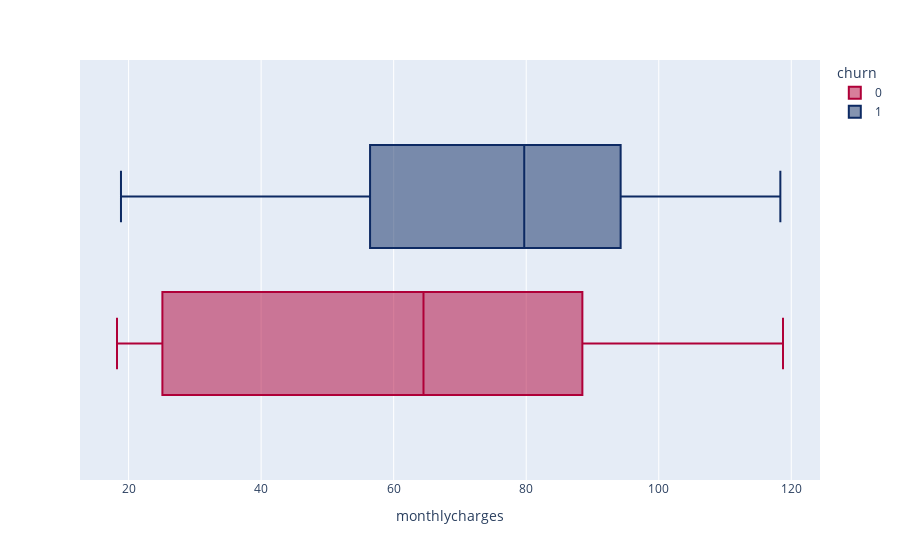

Notebook cell for this chart:
### Code cell
px.box(data_frame=df,x="monthlycharges",color="churn",color_discrete_sequence=px.colors.qualitative.Dark24_r)

### Figure 1 — Plotly figure (JSON) as saved in the notebook; plotly's stock layout.template omitted (floating-point values rounded to 4 significant figures; data arrays with more than 128 entries replaced by an {"elided": "..."} marker saying what was removed)
{"data": [{"alignmentgroup": "True", "hovertemplate": "churn=0<br>monthlycharges=%{x}<extra></extra>", "legendgroup": "0", "marker": {"color": "#AF0038"}, "name": "0", "notched": false, "offsetgroup": "0", "orientation": "h", "showlegend": true, "type": "box", "x": {"elided": "5164 float values"}, "x0": " ", "xaxis": "x", "y0": " ", "yaxis": "y"}, {"alignmentgroup": "True", "hovertemplate": "churn=1<br>monthlycharges=%{x}<extra></extra>", "legendgroup": "1", "marker": {"color": "#0D2A63"}, "name": "1", "notched": false, "offsetgroup": "1", "orientation": "h", "showlegend": true, "type": "box", "x": {"elided": "1857 float values"}, "x0": " ", "xaxis": "x", "y0": " ", "yaxis": "y"}], "layout": {"boxmode": "group", "legend": {"title": {"text": "churn"}, "tracegroupgap": 0}, "margin": {"t": 60}, "xaxis": {"anchor": "y", "domain": [0, 1], "title": {"text": "monthlycharges"}}, "yaxis": {"anchor": "x", "domain": [0, 1]}}}
